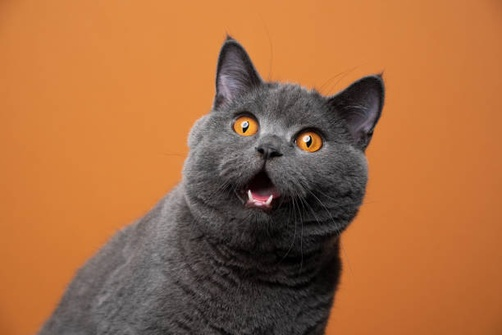
#> input picture Computer Vision/CSE463 Homework 2/image[5].jpg, 502 x 335 px, shrunk from 612 x 408 before the run, found by its file name
$ python step4.py   (older library calls are emulated)
#> lines starting #> are read from the running program, lines starting #| are printed output that depends on the picture
import cv2
import numpy as np

image_path = r'D:\CSE463 Homework 2\image[5].jpg'

clear_image = cv2.imread(image_path, cv2.IMREAD_COLOR)
#> clear_image is the input picture: shape (335, 502, 3); mean B, G, R 64.3, 107.4, 166.1

# Apply Laplacian filter
laplacian_filtered_image = cv2.Laplacian(clear_image, cv2.CV_64F)
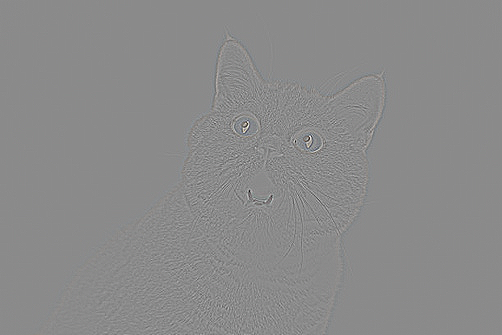
#> laplacian_filtered_image: shape (335, 502, 3) float64; mean B, G, R 0, 0, 0; drawn with min black and max white
laplacian_filtered_image = cv2.convertScaleAbs(laplacian_filtered_image)


output_path = r'D:\CSE463 Homework 2\image_edgecolor[5].jpg'
cv2.imwrite(output_path, laplacian_filtered_image)


#greyscale image
gray_image = cv2.cvtColor(clear_image, cv2.COLOR_BGR2GRAY)
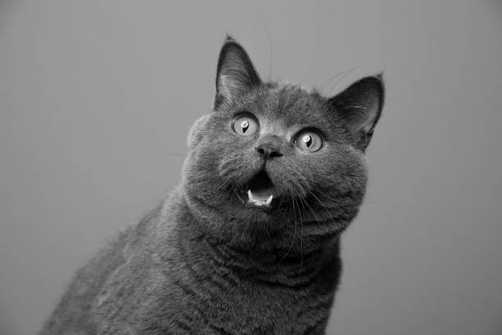
#> gray_image: shape (335, 502); min 0, max 249, mean 120
# Apply Laplacian filter
laplacian_filtered_image = cv2.Laplacian(gray_image, cv2.CV_64F)
#> laplacian_filtered_image: shape (335, 502) float64

output_path = r'D:\CSE463 Homework 2\image_edgegray[5].jpg'
cv2.imwrite(output_path, laplacian_filtered_image)
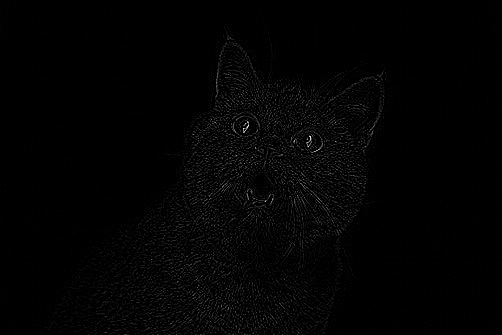
#> saved as image_edgegray[5].jpg: shape (335, 502); min 0, max 247, mean 3.2

#he Laplacian filter highlights edges by detecting changes in intensity.
# Applied to the grayscale image, it provides a clean edge map without color artifacts.


image_path_2 = r'D:\CSE463 Homework 2\image[6].jpg'
clear_image_2 = cv2.imread(image_path_2, cv2.IMREAD_COLOR)
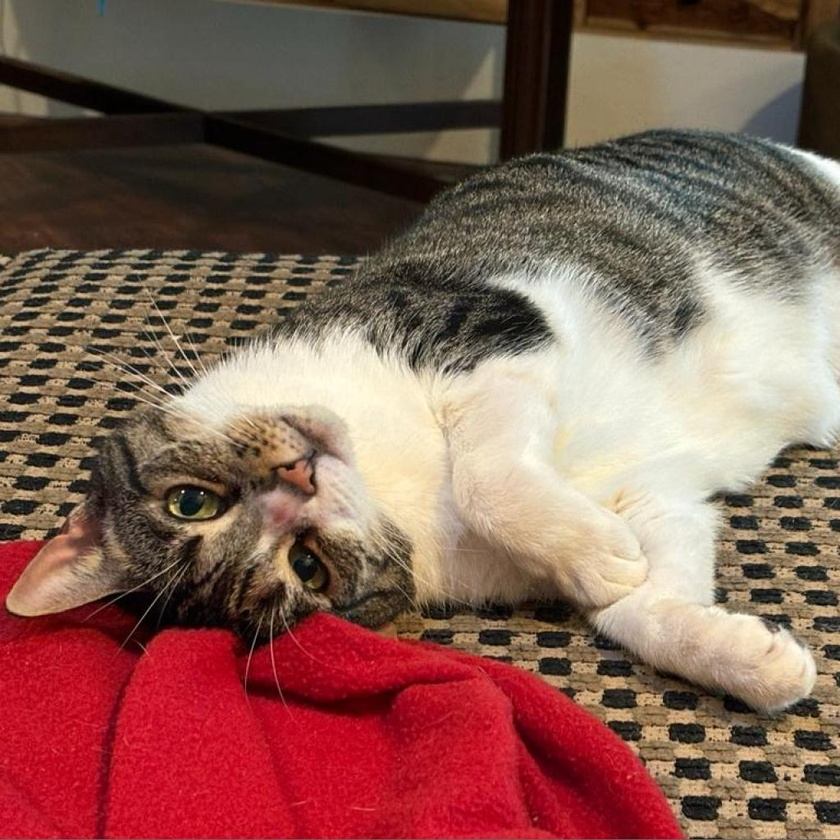
#> input picture Computer Vision/CSE463 Homework 2/image[6].jpg, 840 x 840 px, shrunk from 1024 x 1024 before the run, found by its file name
#> clear_image_2 is the input picture: shape (840, 840, 3); mean B, G, R 84.6, 95.1, 133.9

horizontal_kernel = np.array([[-1, 0, 1],
                              [-1, 0, 1],
                              [-1, 0, 1]])

vertical_kernel = np.array([[-1, -1, -1],
                            [0,  0,  0],
                            [1,  1,  1]])

# Apply the horizontal kernel to detect horizontal edges
horizontal_edges = cv2.filter2D(clear_image_2, cv2.CV_64F, horizontal_kernel)
horizontal_edges = cv2.convertScaleAbs(horizontal_edges)
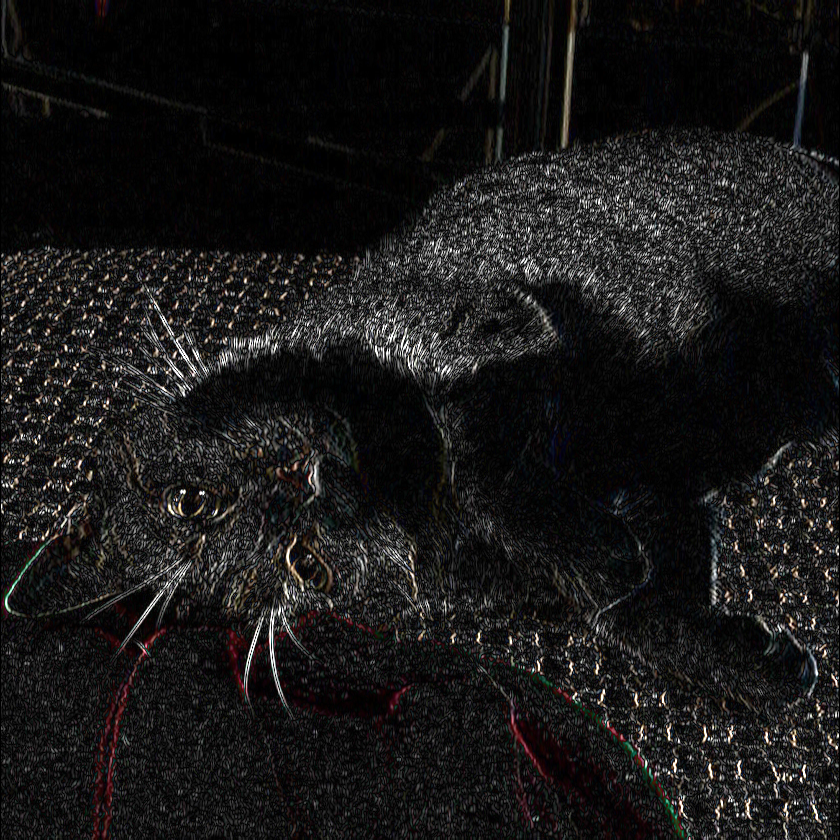
#> horizontal_edges: shape (840, 840, 3); mean B, G, R 24.1, 24.4, 25.3

# Apply the vertical kernel to detect vertical edges
vertical_edges = cv2.filter2D(clear_image_2, cv2.CV_64F, vertical_kernel)
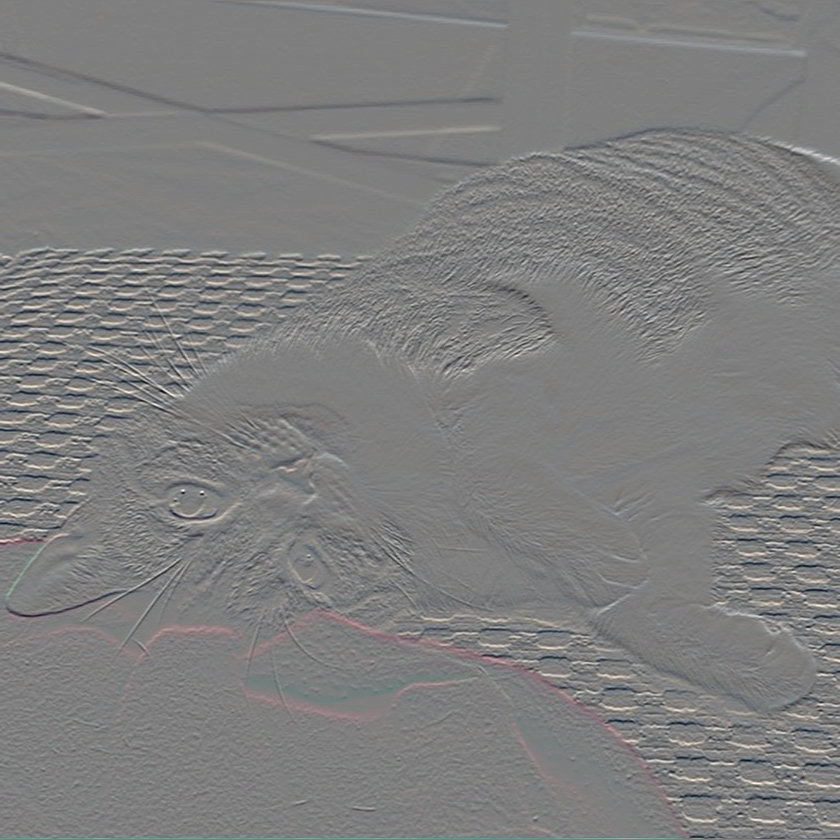
#> vertical_edges: shape (840, 840, 3) float64; mean B, G, R 0.2, 0, 0.6; drawn with min black and max white
vertical_edges = cv2.convertScaleAbs(vertical_edges)
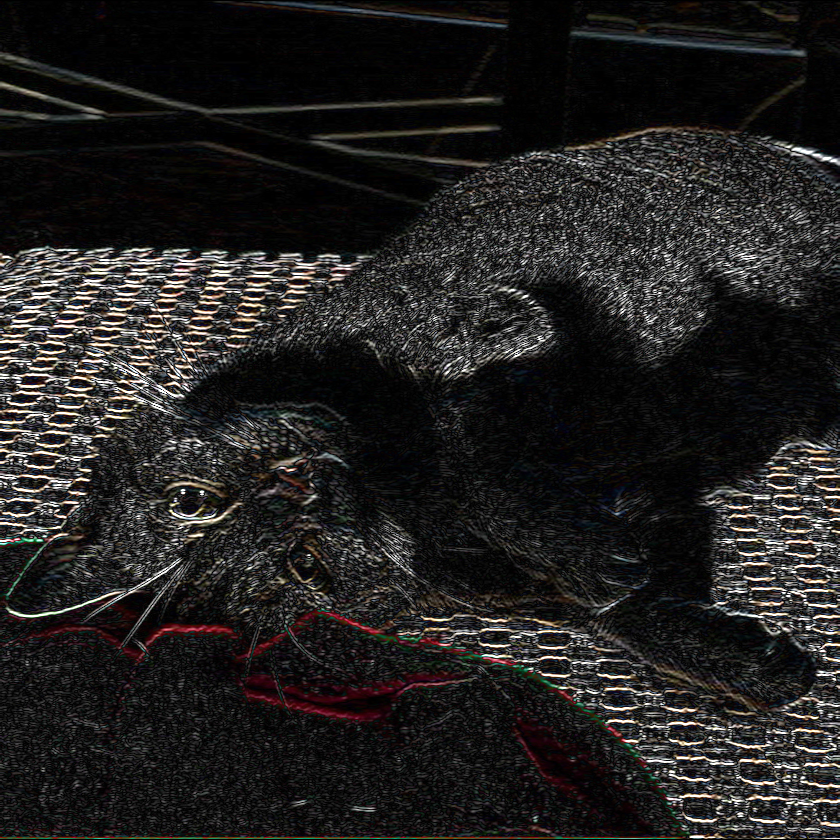
#> vertical_edges: shape (840, 840, 3); mean B, G, R 31.9, 32.7, 34.1


output_horizontal_path = r'D:\CSE463 Homework 2\horizontal_edges[5].jpg'
output_vertical_path = r'D:\CSE463 Homework 2\vertical_edges[5].jpg'
cv2.imwrite(output_horizontal_path, horizontal_edges)
cv2.imwrite(output_vertical_path, vertical_edges)

#The horizontal kernel captures edges along the vertical direction, while the vertical kernel captures edges along the horizontal direction.
#Combined, they provide comprehensive edge detection
